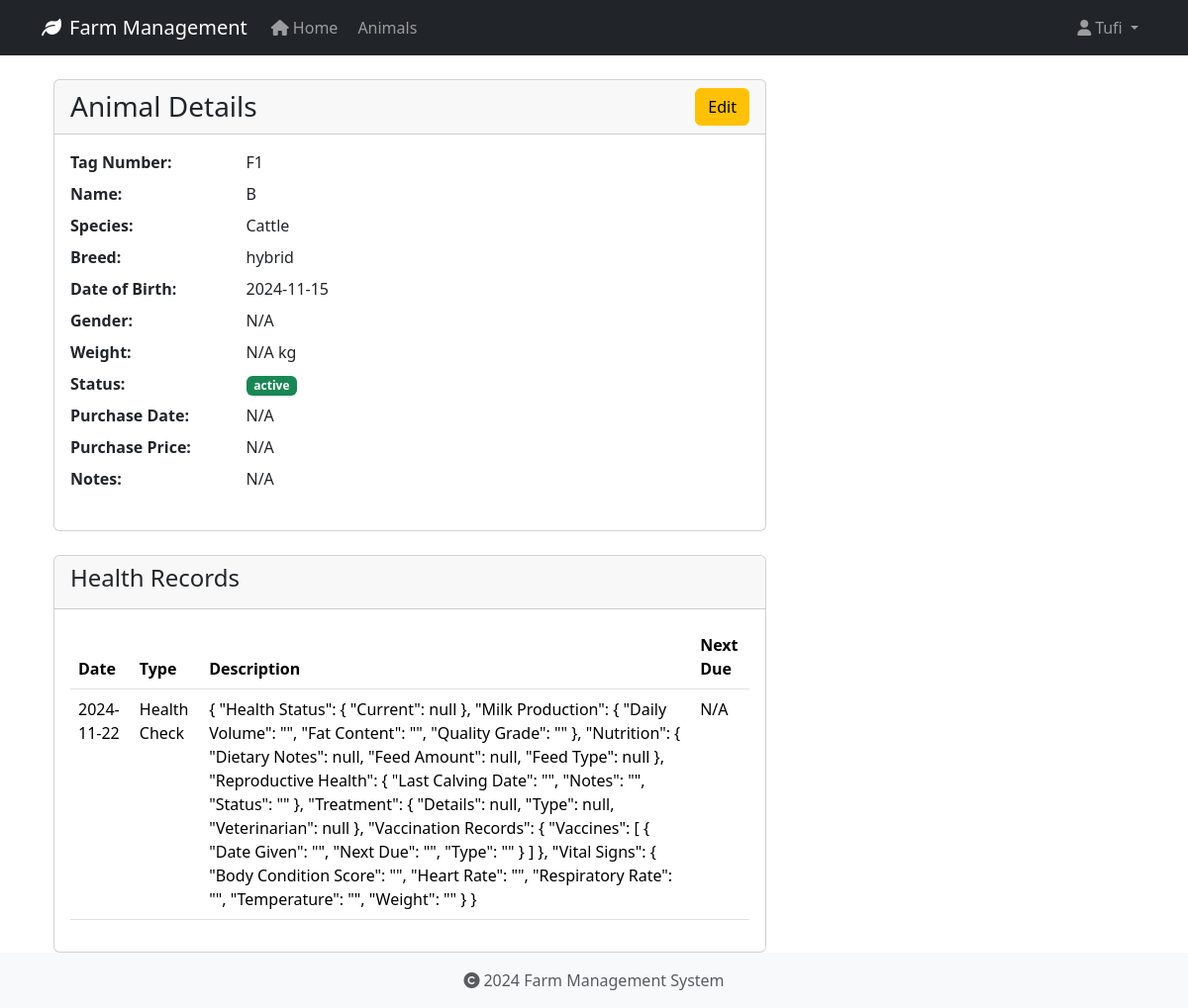
Screenshot of /animals/3 (signed in) with the database file from the repository.
### app/models/user.py (models this page shows, shortened)
class User(UserMixin, db.Model):
    id = db.Column(db.Integer, primary_key=True)
    username = db.Column(db.String(80), unique=True, nullable=False)
    email = db.Column(db.String(120), unique=True, nullable=False)
    password_hash = db.Column(db.String(128))
    role = db.Column(db.String(20), default='user')
    created_at = db.Column(db.DateTime, default=datetime.utcnow)
    last_login = db.Column(db.DateTime)
    is_active = db.Column(db.Boolean, default=True)
    first_name = db.Column(db.String(50))
    last_name = db.Column(db.String(50))
    reset_token = db.Column(db.String(100), unique=True)  # Store password reset token
    reset_token_expiration = db.Column(db.DateTime)       # Store token expiration time

### app/models/animal.py (models this page shows, shortened)
class Animal(db.Model):
    id = db.Column(db.Integer, primary_key=True)
    tag_number = db.Column(db.String(50), unique=True, nullable=False, index=True)
    name = db.Column(db.String(100), nullable=True)  # Explicitly mark as nullable
    species = db.Column(db.String(50), nullable=False, index=True)
    breed = db.Column(db.String(50), nullable=True)
    date_of_birth = db.Column(db.Date, nullable=True)
    gender = db.Column(db.String(20), nullable=True)
    weight = db.Column(db.Float, nullable=True)
    status = db.Column(db.String(20), default='active', nullable=False)
    purchase_date = db.Column(db.Date, nullable=True)
    purchase_price = db.Column(db.Float, nullable=True)
    notes = db.Column(db.Text, nullable=True)
    created_at = db.Column(db.DateTime, default=datetime.utcnow, nullable=False)
    updated_at = db.Column(db.DateTime, default=datetime.utcnow, onupdate=datetime.utcnow, nullable=False)
    wool_type = db.Column(db.String(50), nullable=True)
    last_shearing = db.Column(db.Date, nullable=True)
    fleece_weight = db.Column(db.Float, nullable=True)
    wool_grade = db.Column(db.String(20), nullable=True)
    lambing_status = db.Column(db.String(50), nullable=True)
    lambing_date = db.Column(db.Date, nullable=True)
    milk_production = db.Column(db.Float, nullable=True)
    last_milking = db.Column(db.Date, nullable=True)  # Changed from DateTime to Date
    milk_quality = db.Column(db.String(20), nullable=True)
    calving_status = db.Column(db.String(50), nullable=True)
    calving_date = db.Column(db.Date, nullable=True)
    milk_fat_content = db.Column(db.Float, nullable=True)
    egg_production = db.Column(db.Integer, nullable=True)
    egg_color = db.Column(db.String(20), nullable=True)
    comb_type = db.Column(db.String(20), nullable=True)
    laying_status = db.Column(db.String(20), nullable=True)
    last_laying_date = db.Column(db.Date, nullable=True)
    egg_size = db.Column(db.String(20), nullable=True)
    category = db.Column(db.String(50), nullable=True)
    special_needs = db.Column(db.Text, nullable=True)
    diet_requirements = db.Column(db.Text, nullable=True)
    habitat = db.Column(db.String(100), nullable=True)
    health_records = db.relationship('HealthRecord', backref='animal', lazy=True, cascade='all, delete-orphan')

class HealthRecord(db.Model):
    id = db.Column(db.Integer, primary_key=True)
    animal_id = db.Column(db.Integer, db.ForeignKey('animal.id', ondelete='CASCADE'), nullable=False)
    record_type = db.Column(db.String(50), nullable=False)  # Made nullable=False
    date = db.Column(db.Date, nullable=False)
    description = db.Column(db.Text, nullable=True)
    treatment = db.Column(db.Text, nullable=True)
    cost = db.Column(db.Float, nullable=True)
    next_due_date = db.Column(db.Date, nullable=True)
    created_at = db.Column(db.DateTime, default=datetime.utcnow, nullable=False)
    created_by_id = db.Column(db.Integer, db.ForeignKey('user.id', ondelete='SET NULL'), nullable=True)

### app/routes/animals.py (the view)
@bp.route('/<int:id>')
@login_required
def view(id):
    animal = Animal.query.get_or_404(id)
    return render_template('animals/view.html', animal=animal)

### app/models/user.py (called while the page is built)
@login_manager.user_loader
def load_user(user_id):
    return User.query.get(int(user_id))

### app/templates/animals/view.html (shortened to what this page needs)
{% extends "base.html" %}
{% block content %}
<div class="container">
    <div class="row">
        <div class="col-md-8">
            <div class="card">
                <div class="card-header">
                    <div class="d-flex justify-content-between align-items-center">
                        <h3 class="card-title mb-0">Animal Details</h3>
                        <a href="{{ url_for('animals.edit', id=animal.id) }}" class="btn btn-warning">Edit</a>
                    </div>
                </div>
                <div class="card-body">
                    <dl class="row">
                        <dt class="col-sm-3">Tag Number:</dt>
                        <dd class="col-sm-9">{{ animal.tag_number }}</dd>
                        <dt class="col-sm-3">Name:</dt>
                        <dd class="col-sm-9">{{ animal.name or 'N/A' }}</dd>
                        <dt class="col-sm-3">Species:</dt>
                        <dd class="col-sm-9">{{ animal.species }}</dd>
                        <dt class="col-sm-3">Breed:</dt>
                        <dd class="col-sm-9">{{ animal.breed or 'N/A' }}</dd>
                        <dt class="col-sm-3">Date of Birth:</dt>
                        <dd class="col-sm-9">{{ animal.date_of_birth.strftime('%Y-%m-%d') if animal.date_of_birth else 'N/A' }}</dd>
                        <dt class="col-sm-3">Gender:</dt>
                        <dd class="col-sm-9">{{ animal.gender or 'N/A' }}</dd>
                        <dt class="col-sm-3">Weight:</dt>
                        <dd class="col-sm-9">{{ animal.weight|round(2) if animal.weight else 'N/A' }} kg</dd>
                        <dt class="col-sm-3">Status:</dt>
                        <dd class="col-sm-9">
                            <span class="badge {% if animal.status == 'active' %}bg-success{% else %}bg-secondary{% endif %}">
                                {{ animal.status }}
                            </span>
                        </dd>
                        <dt class="col-sm-3">Purchase Date:</dt>
                        <dd class="col-sm-9">{{ animal.purchase_date.strftime('%Y-%m-%d') if animal.purchase_date else 'N/A' }}</dd>
                        <dt class="col-sm-3">Purchase Price:</dt>
                        <dd class="col-sm-9">{{ animal.purchase_price|round(2) if animal.purchase_price else 'N/A' }}</dd>
                        <dt class="col-sm-3">Notes:</dt>
                        <dd class="col-sm-9">{{ animal.notes or 'N/A' }}</dd>
                    </dl>
                </div>
            </div>
            <div class="card mt-4">
                <div class="card-header">
                    <h4>Health Records</h4>
                </div>
                <div class="card-body">
                    {% if animal.health_records %}
                        <table class="table">
                            <thead>
                                <tr>
                                    <th>Date</th>
                                    <th>Type</th>
                                    <th>Description</th>
                                    <th>Next Due</th>
                                </tr>
                            </thead>
                            <tbody>
                                {% for record in animal.health_records %}
                                <tr>
                                    <td>{{ record.date.strftime('%Y-%m-%d') }}</td>
                                    <td>{{ record.record_type }}</td>
                                    <td>{{ record.description }}</td>
                                    <td>{{ record.next_due_date.strftime('%Y-%m-%d') if record.next_due_date else 'N/A' }}</td>
                                </tr>
                                {% endfor %}
                            </tbody>
                        </table>
                    {% else %}
                        <p>No health records found.</p>
                    {% endif %}
                </div>
            </div>
        </div>
    </div>
</div>
{% endblock %}

### app/templates/base.html (shortened to what this page needs)
<!DOCTYPE html>
<html lang="en">
<head>
    <link rel="stylesheet" href="https://cdn.jsdelivr.net/npm/bootstrap@5.3.2/dist/css/bootstrap.min.css">
    <link rel="stylesheet" href="https://cdnjs.cloudflare.com/ajax/libs/font-awesome/6.0.0/css/all.min.css">
    <link rel="stylesheet" href="{{ url_for('static', filename='css/main.css') }}">
</head>
<body>
    <nav class="navbar navbar-expand-lg navbar-dark bg-dark">
        <div class="container">
            <a class="navbar-brand" href="{{ url_for('main.index') }}">
                <i class="fas fa-leaf me-2"></i>Farm Management
            </a>
            <div class="collapse navbar-collapse" id="navbarNav">
                <ul class="navbar-nav">
                    <li class="nav-item">
                        <a class="nav-link" href="{{ url_for('main.index') }}">
                            <i class="fas fa-home me-1"></i>Home
                        </a>
                    </li>
                    <li class="nav-item">
                        <a class="nav-link" href="{{ url_for('animals.index') }}">
                            Animals
                        </a>
                    </li>
                </ul>
                <ul class="navbar-nav ms-auto">
                    {% if current_user.is_authenticated %}
                        <li class="nav-item dropdown">
                            <a class="nav-link dropdown-toggle" href="#" id="userDropdown" role="button" data-bs-toggle="dropdown">
                                <i class="fas fa-user me-1"></i>{{ current_user.username }}
                            </a>
                        </li>
                    {% endif %}
                </ul>
            </div>
        </div>
    </nav>
    <main class="container mt-4">
        {% block content %}
        {% endblock %}
    </main>
    <footer class="footer mt-auto py-3 bg-light">
        <div class="container text-center">
            <span class="text-muted">
                <i class="fas fa-copyright me-1"></i>2024 Farm Management System
            </span>
        </div>
    </footer>
</body>
</html>

### app/static/css/main.css (style rules this page uses)
body { min-height: 100vh; display: flex; flex-direction: column; }
main { flex: 1 0 auto; }
.footer { flex-shrink: 0; }

### rows the page displays
User: username "Tufi"
Animal: tag_number "F1", name "B", species "Cattle", breed "hybrid", date_of_birth "2024-11-15", gender "N/A", weight "N/A", status "active", purchase_date "N/A", purchase_price "N/A", notes "N/A"
HealthRecord: date "2024-11-22", record_type "Health Check", description "{ \"Health Status\": { \"Current\": null }, \"Milk Production\": { \"Daily Volume\": \"\", \"Fat Content\": \"\", \"Quality Grade\": \"\" }, \"Nutrition\": { \"Dietary Notes\": null, \"Feed Amount\": null, \"Feed Type\": null }, \"Reproductive Health\": { \"Last Calving Date\": \"\", \"Notes\": \"\", \"Status\": \"\" }, \"Treatment\": { \"Details\": null, \"Type\": null, \"Veterinarian\": null }, \"Vaccination Records\": { \"Vaccines\": [ { \"Date Given\": \"\", \"Next Due\": \"\", \"Type\": \"\" } ] }, \"Vital Signs\": { \"Body Condition Score\": \"\", \"Heart Rate\": \"\", \"Respiratory Rate\": \"\", \"Temperature\": \"\", \"Weight\": \"\" } }", next_due_date "N/A"
